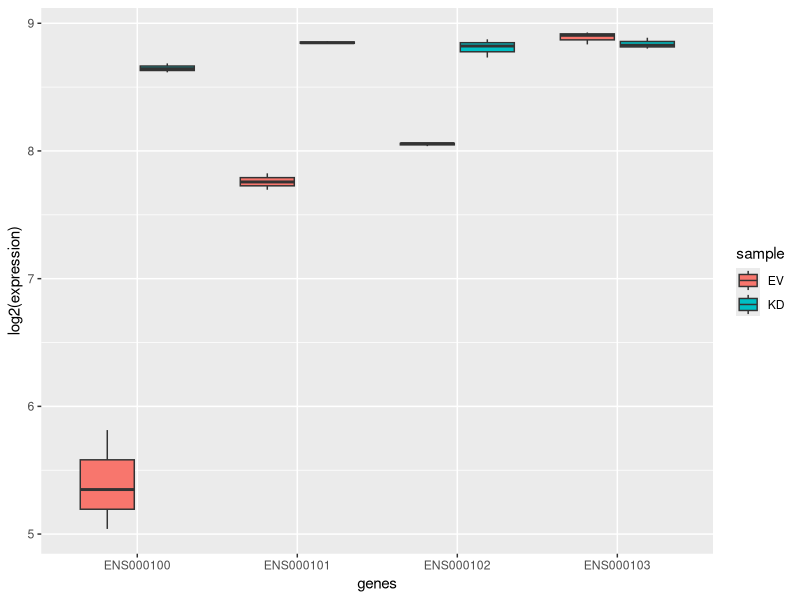
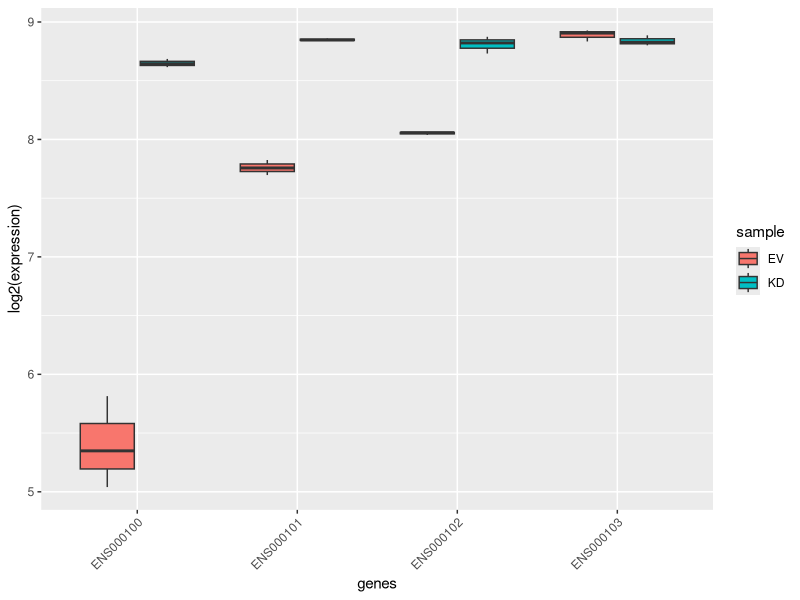
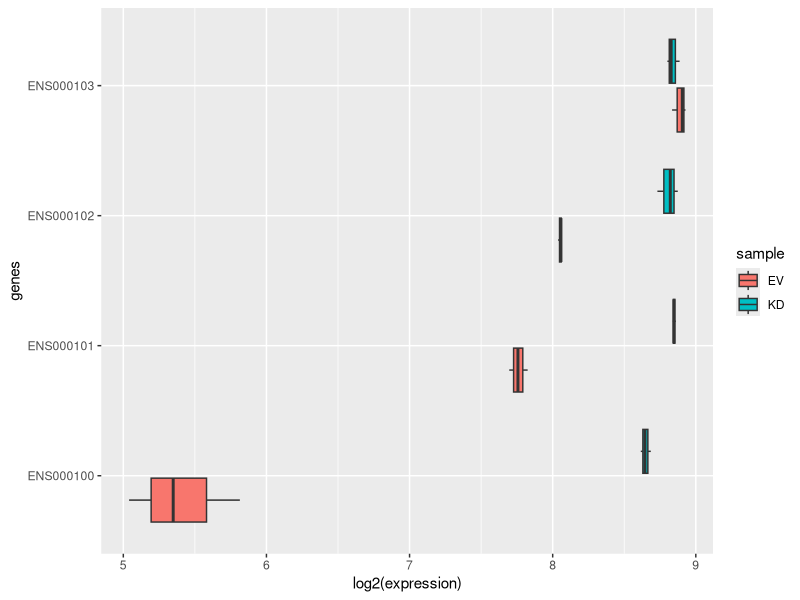

Source code (R) for these figures, in order:
## ---- chunk 1
library(tidyverse)
## ---- chunk 2
mat <- cbind(
  t(replicate(4, rnorm(3, runif(1, 10, 500), runif(1, 1, 25)))),
  t(replicate(4, rnorm(3, runif(1, 10, 500), runif(1, 1, 25)))))

dimnames(mat) <- list(
  sprintf("ENS%06d", seq(100, 103)),
  c(sprintf("EV_%02d", seq_len(3)), sprintf("KD_%02d", seq_len(3))))

df <- as_tibble(mat, rownames="genes")
df
## ---- chunk 3
df <- pivot_longer(df, -genes, names_to = "sample", values_to = "expression")
df
## ---- chunk 4
df <- separate(df, sample, into=c("sample", "replicate"), sep="_")
df
## ---- chunk 5
ggplot(df, 
       aes(x = genes, 
           y = log2(expression), 
           fill = sample)) +
  geom_boxplot()
## ---- chunk 6
ggplot(df, 
       aes(x = genes, 
           y = log2(expression), 
           fill = sample)) +
  geom_boxplot() +
  theme(axis.text.x = element_text(angle = 45, hjust = 1))

ggplot(df, 
       aes(x = genes, 
           y = log2(expression), 
           fill = sample)) +
  geom_boxplot() +
  coord_flip()
